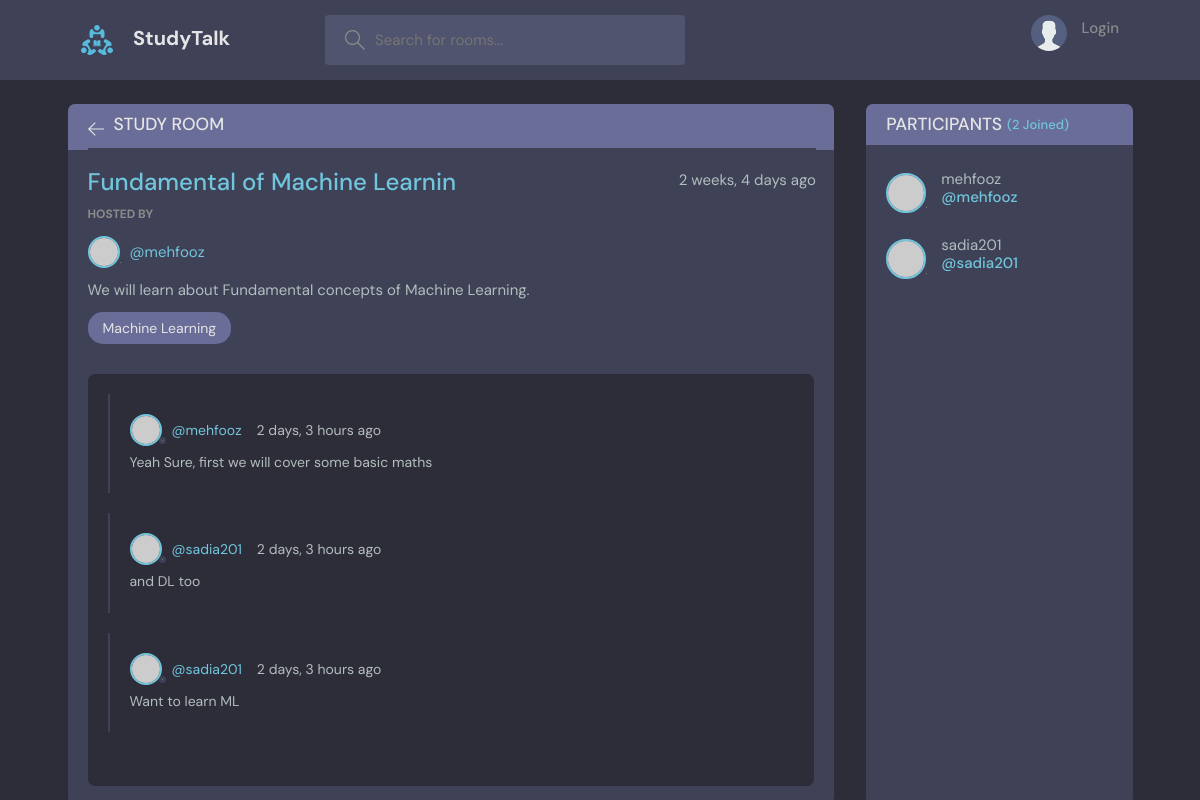
The page /rooms/3/ on the database as committed earlier.
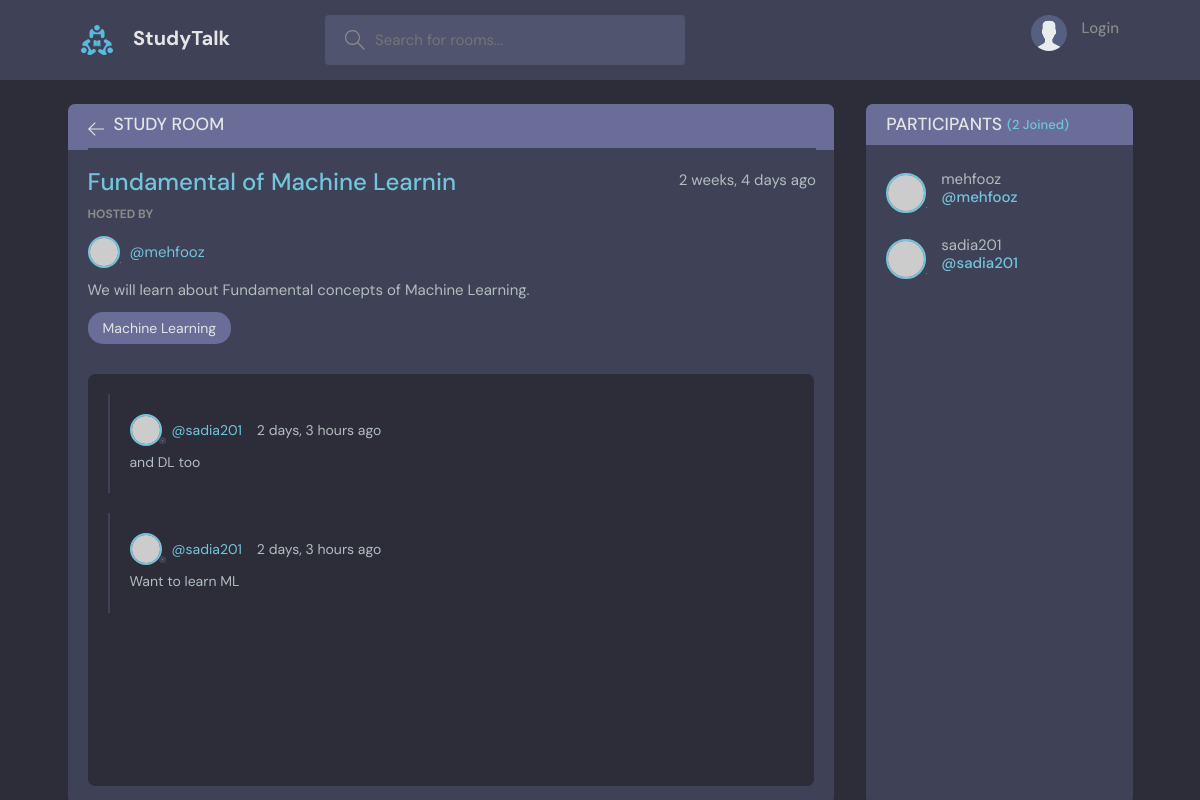
The same page on the database as committed later.
### base/models.py (models this page shows, shortened)
class Message(models.Model):
    user = models.ForeignKey(User, on_delete=models.CASCADE)
    room = models.ForeignKey(Room, on_delete=models.CASCADE)
    body = models.TextField()
    updated = models.DateTimeField(auto_now=True)
    created = models.DateTimeField(auto_now_add=True)
    class Meta:
        ordering = ['-updated', '-created']

### base/views.py (the view, shortened to what this page needs)
# urls.py: path('rooms/<int:pk>/', views.rooms, name='room'),
def rooms(request, pk):
    rooms = Room.objects.get(id=pk)
    room_messages = rooms.message_set.all().order_by('-created')
    participants = rooms.participants.all()
    context = {'rooms':rooms, 'room_messages':room_messages, 'participants':participants}
    return render(request, 'base/room.html', context)

### base/templates/base/room.html (shortened to what this page needs)
{% extends 'base/main.html' %}
{% block content %}
     <main class="profile-page layout layout--2">
        <div class="container">
          <div class="room">
            <div class="room__top">
              <div class="room__topLeft">
                <a href="{% url 'home' %}">
                  <svg version="1.1" xmlns="http://www.w3.org/2000/svg" width="32" height="32" viewBox="0 0 32 32">
                    <title>arrow-left</title>
                    <path
                      d="M13.723 2.286l-13.723 13.714 13.719 13.714 1.616-1.611-10.96-10.96h27.625v-2.286h-27.625l10.965-10.965-1.616-1.607z"
                    ></path>
                  </svg>
                </a>
                <h3>Study Room</h3>
              </div>
            </div>
            <div class="room__box scroll">
              <div class="room__header scroll">
                <div class="room__info">
                  <h3>{{rooms.name}}</h3>
                  <span>{{rooms.created|timesince}} ago</span>
                </div>
                <div class="room__hosted">
                  <p>Hosted By</p>
                  <a href="{% url 'user-profile' rooms.host.id %}" class="room__author">
                    <div class="avatar avatar--small">
                      <img src="https://randomuser.me/api/portraits/men/37.jpg" />
                    </div>
                    <span>@{{rooms.host.username}}</span>
                  </a>
                </div>
                <div class="room__details">
                  {{rooms.description}}
                </div>
                <span class="room__topics">{{rooms.topic.name}}</span>
              </div>
              <div class="room__conversation">
                <div class="threads scroll">
                {% for room_message in room_messages %}
                  <div class="thread">
                    <div class="thread__top">
                      <div class="thread__author">
                        <a href="{% url 'user-profile' room_message.user.id %}" class="thread__authorInfo">
                          <div class="avatar avatar--small">
                            <img src="https://randomuser.me/api/portraits/men/37.jpg" />
                          </div>
                          <span>@{{room_message.user}}</span>
                        </a>
                        <span class="thread__date">{{room_message.created|timesince}} ago</span>
                      </div>
                    </div>
                    <div class="thread__details">
                      {{room_message.body}}
                    </div>
                  </div>
                {% endfor %}
                </div>
              </div>
            </div>
          </div>
          <div class="participants">
            <h3 class="participants__top">Participants <span>({{participants.count}} Joined)</span></h3>
            <div class="participants__list scroll">
            {% for user in participants %}
              <a href="{% url 'user-profile' user.id %}" class="participant">
                <div class="avatar avatar--medium">
                  <img src="https://randomuser.me/api/portraits/men/37.jpg" />
                </div>
                <p>
                  {{user.username}}
                  <span>@{{user.username}}</span>
                </p>
              </a>
            {% endfor %}
            </div>
          </div>
        </div>
      </main>
{% endblock content %}

Rows that differ between the two databases and show on the page:
removed Message: user "mehfooz", created "2 days, 3 hours", body "Yeah Sure, first we will cover some basic maths"
